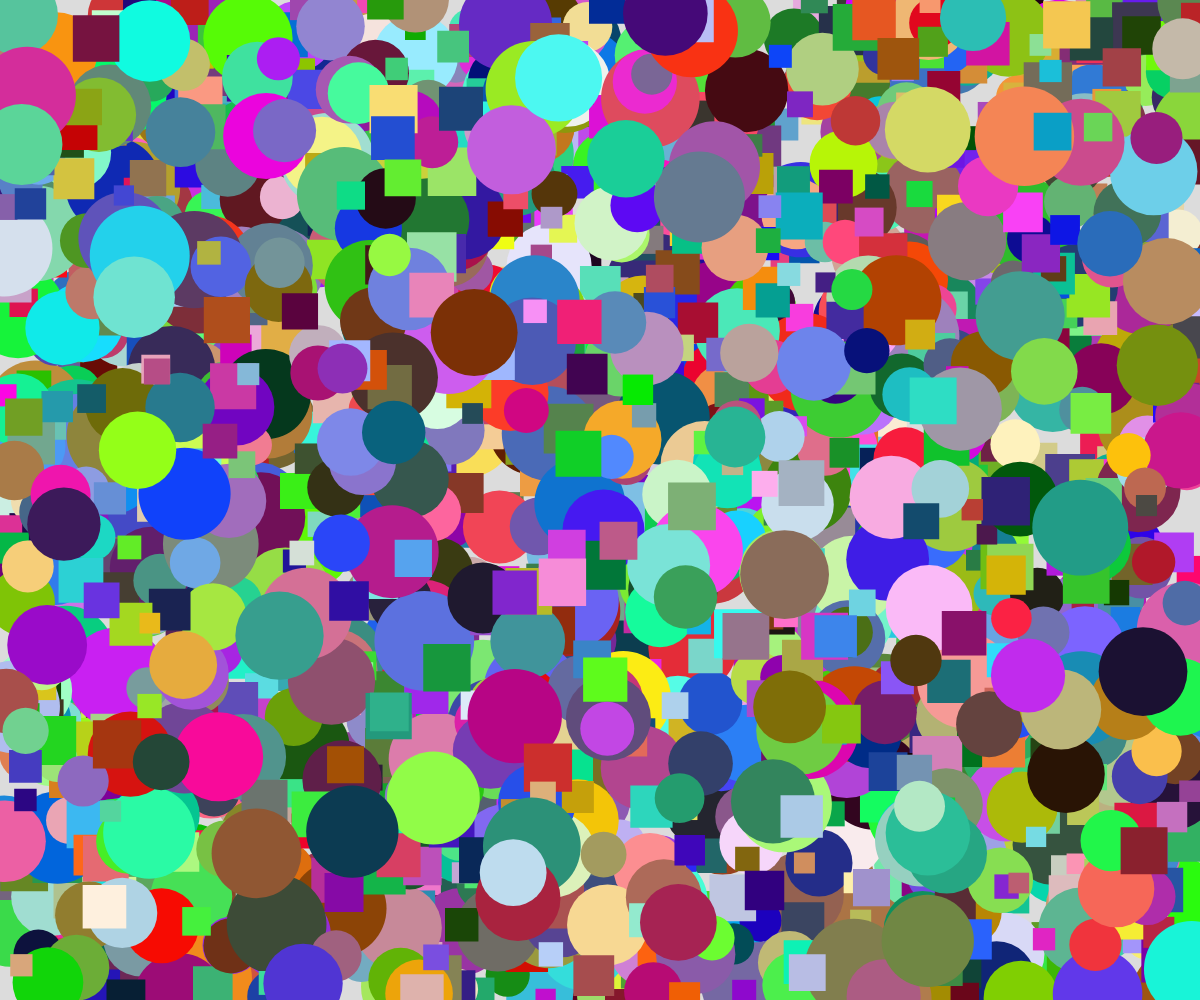
Frame 1 (no input)
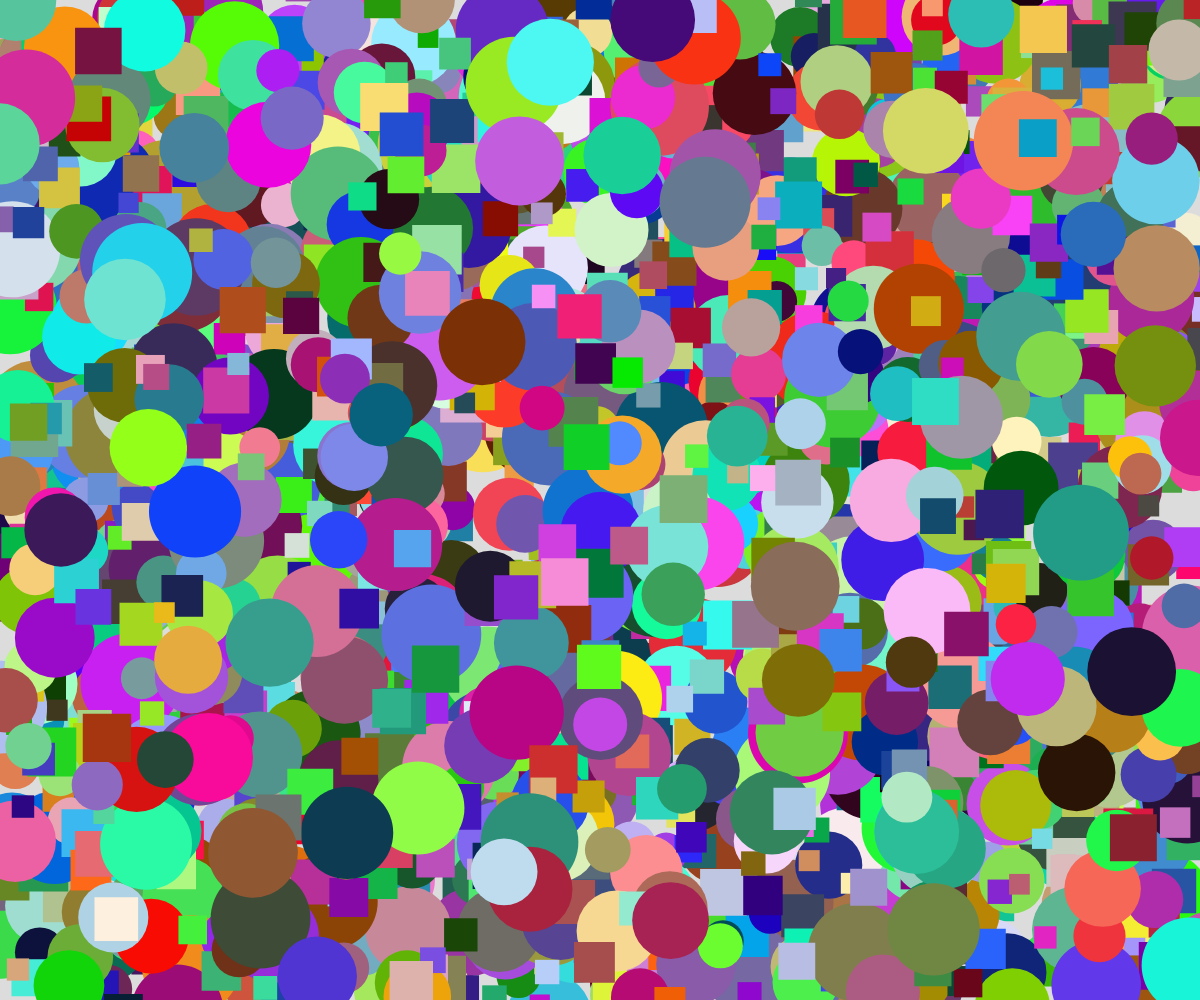
Frame 60 (no input)
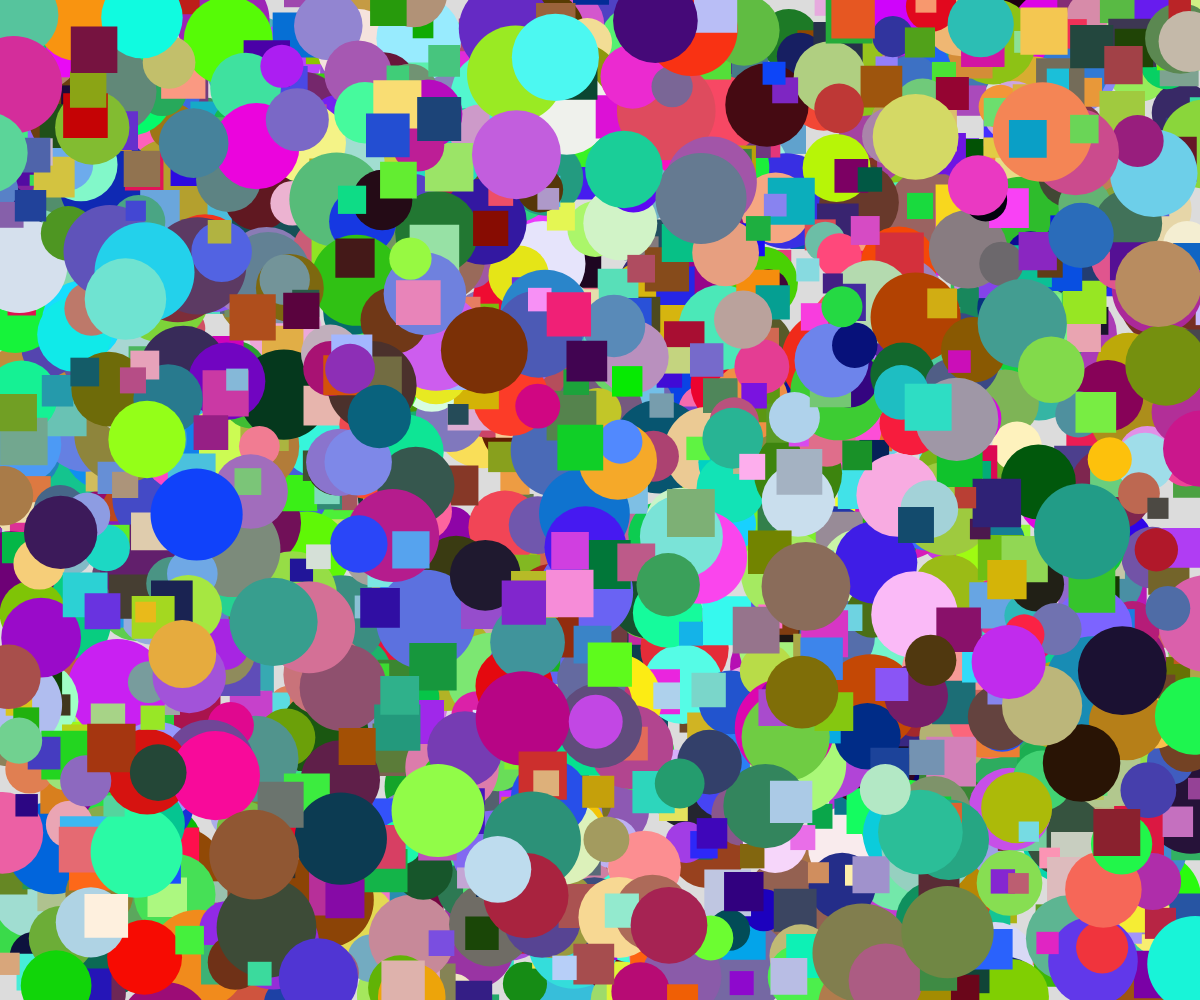
Frame 120 (the mouse pressed at the canvas centre since frame 60)

The p5.js sketch that drew these frames (run headless with seeded random() and noise() and a simulated clock; from frame 60 on, the mouse is pressed at the canvas centre):

// p5.js sketch
// ── sketch.js
// Shape Inheritance Demo

let shapes = [];


function setup() {
  createCanvas(windowWidth, windowHeight);

  for (let i = 0; i < 2000; i++) {
    let choice = random(0, 100);
    if (choice < 50) {
      let theColor = color(random(255), random(255), random(255));
      let aShape = new Circle(random(width), random(height), theColor, random(20, 50));
      shapes.push(aShape);
    }
    else {
      let theColor = color(random(255), random(255), random(255));
      let aShape = new Square(random(width), random(height), theColor, random(20, 50));
      shapes.push(aShape);
    }
  }
}

function draw() {
  background(220);

  for (let shape of shapes) {
    shape.move();
    shape.display();
  }
}

class Shape {
  constructor(x, y, color) {
    this.x = x;
    this.y = y;
    this.color = color;
  }

  display() {
    fill(this.color);
    noStroke();
  }

  move() {
    this.x += random(-2, 2);
    this.y += random(-2, 2);
  }
}

class Circle extends Shape {
  constructor(x, y, color, radius) {
    super(x, y, color);
    this.radius = radius;
  }

  display() {
    super.display();
    circle(this.x, this.y, this.radius*2);
  }
}

class Square extends Shape {
  constructor(x, y, color, size) {
    super(x, y, color);
    this.size = size;
  }

  display() {
    super.display();
    rectMode(CENTER);
    square(this.x, this.y, this.size);
  }
}
